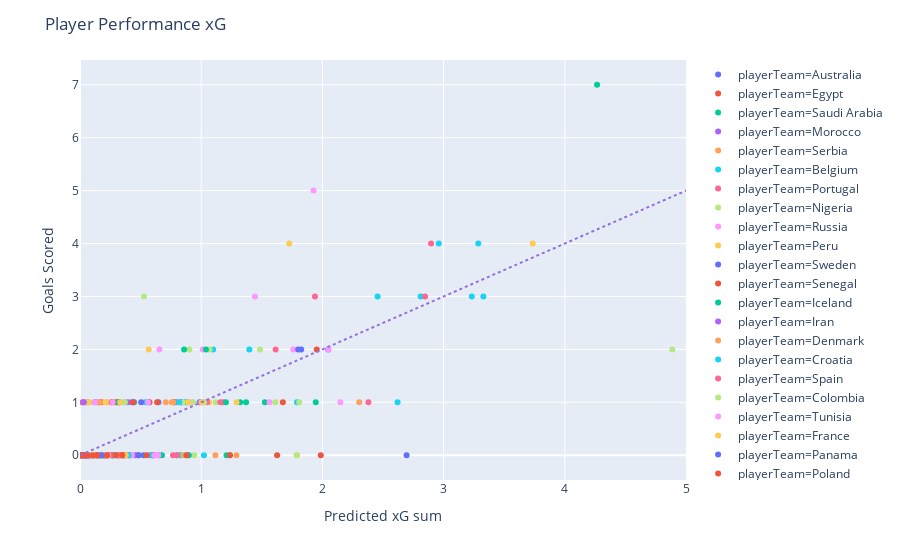

Here is the notebook cell this chart was saved with:
### Markdown cell above
# Player Performance

we can observe those players with a higher performance than our model predicts indicating that the goals that these players got were with a very low % of success.

### Code cell
player_performance = df_predictions.copy()
player_performance['target'] = player_performance['target'].apply(
        lambda x: 1 if x == 'isGoal' else 0)
player_performance = player_performance.\
        groupby(['player','playerTeam'])[['xG_predict','target']].sum()
player_performance = player_performance.\
    reset_index(['player','playerTeam']).reset_index(drop=True)
player_performance = player_performance.rename(
        columns={'xG_predict': 'Predicted xG sum', 
                 'target': 'Goals Scored'})
fig = px.scatter(player_performance, 
                 x = 'Predicted xG sum', y = 'Goals Scored', 
                 color = 'playerTeam', hover_data = ['player'])
fig.add_shape(type='line', 
              x0 = 0, y0 = 0, 
              x1 = round(player_performance['Goals Scored'].max()), 
              y1 = round(player_performance['Goals Scored'].max()),
              line = dict(color='MediumPurple', width=2, dash='dot'))
fig.update_layout(title_text = 'Player Performance xG', 
                  xaxis_title = 'Predicted xG sum', 
                  yaxis_title = 'Goals Scored', 
                  xaxis=dict(range = [0, round(player_performance['Predicted xG sum'].max())]))
fig.show()

### Figure 1 — Plotly figure (JSON) as saved in the notebook; plotly's stock layout.template omitted (floating-point values rounded to 4 significant figures)
{"data": [{"customdata": [["Aaron Mooy"], ["Aziz Eraltay Behich"], ["Daniel Arzani"], ["Josh Risdon"], ["Mathew Leckie"], ["Mile Jedinak"], ["Robbie Kruse"], ["Tim Cahill"], ["Tom Rogić"], ["Trent Sainsbury"]], "hoverlabel": {"namelength": 0}, "hovertemplate": "playerTeam=Australia<br>Predicted xG sum=%{x}<br>Goals Scored=%{y}<br>player=%{customdata[0]}", "legendgroup": "playerTeam=Australia", "marker": {"color": "#636efa", "symbol": "circle"}, "mode": "markers", "name": "playerTeam=Australia", "showlegend": true, "type": "scatter", "x": [0.08045, 0.06186, 0.08308, 0.04186, 0.6504, 2.048, 0.2108, 0.1135, 0.3957, 0.3163], "xaxis": "x", "y": [0, 0, 0, 0, 0, 2, 0, 0, 0, 0], "yaxis": "y"}, {"customdata": [["Abdalla Mahmoud El Said Bekhit"], ["Ahmed Fathy Abdel Meneim Ibrahim"], ["Ali Gabr"], ["Amr Medhat Warda"], ["Mahmoud Ibrahim Hassan"], ["Marwan Mohsen"], ["Mohamed Naser Elsayed Elneny"], ["Mohamed Salah"], ["Tarek Hamed"]], "hoverlabel": {"namelength": 0}, "hovertemplate": "playerTeam=Egypt<br>Predicted xG sum=%{x}<br>Goals Scored=%{y}<br>player=%{customdata[0]}", "legendgroup": "playerTeam=Egypt", "marker": {"color": "#EF553B", "symbol": "circle"}, "mode": "markers", "name": "playerTeam=Egypt", "showlegend": true, "type": "scatter", "x": [0.0577, 0.01713, 0.03222, 0.05925, 0.3322, 0.2203, 0.1162, 1.954, 0.02586], "xaxis": "x", "y": [0, 0, 0, 0, 0, 0, 0, 2, 0], "yaxis": "y"}, {"customdata": [["Abdullah Ibrahim Otayf"], ["Fahad Mosaed Al Muwallad Al Harbi"], ["Hattan Babhir"], ["Hussain Al Mogahwi"], ["Mohammad Ibrahim Al Sahlawi"], ["Mohammed Al Burayk"], ["Mohammed Kanoo"], ["Mohanad Aseri Abu Radiah"], ["Salem Mohammed Al Dawsari"], ["Salman Mohammed Al Faraj"], ["Yasir Gharsan Al Shahrani"]], "hoverlabel": {"namelength": 0}, "hovertemplate": "playerTeam=Saudi Arabia<br>Predicted xG sum=%{x}<br>Goals Scored=%{y}<br>player=%{customdata[0]}", "legendgroup": "playerTeam=Saudi Arabia", "marker": {"color": "#00cc96", "symbol": "circle"}, "mode": "markers", "name": "playerTeam=Saudi Arabia", "showlegend": true, "type": "scatter", "x": [0.07184, 0.8, 0.3139, 0.1156, 0.03151, 0.07673, 0.05695, 0.04867, 0.2836, 0.8891, 0.2066], "xaxis": "x", "y": [0, 0, 0, 0, 0, 0, 0, 0, 1, 1, 0], "yaxis": "y"}, {"customdata": [["Achraf Hakimi Mouh"], ["Amine Harit"], ["Ayoub El Kaabi"], ["Hakim Ziyech"], ["Karim El Ahmadi Al Aroos"], ["Khalid Boutaïb"], ["Manuel Marouan da Costa Trinidade"], ["Mbark Boussoufa"], ["Medhi Amine El Mouttaqi Benatia"], ["Nabil Dirar"], ["Nordin Amrabat"], ["Romain Saïss"], ["Younès Belhanda"], ["Youssef En-Nesyri"]], "hoverlabel": {"namelength": 0}, "hovertemplate": "playerTeam=Morocco<br>Predicted xG sum=%{x}<br>Goals Scored=%{y}<br>player=%{customdata[0]}", "legendgroup": "playerTeam=Morocco", "marker": {"color": "#ab63fa", "symbol": "circle"}, "mode": "markers", "name": "playerTeam=Morocco", "showlegend": true, "type": "scatter", "x": [0.03784, 0.2002, 0.08109, 0.4563, 0.006876, 0.7945, 0.0413, 0.1029, 0.5917, 0.1107, 0.008854, 0.1427, 0.4769, 0.05134], "xaxis": "x", "y": [0, 0, 0, 0, 0, 1, 0, 0, 0, 0, 0, 0, 0, 1], "yaxis": "y"}, {"customdata": [["Adem Ljajić"], ["Aleksandar Kolarov"], ["Aleksandar Mitrović"], ["Andrija Živković"], ["Dušan Tadić"], ["Filip Kostić"], ["Nemanja Matić"], ["Sergej Milinković-Savić"]], "hoverlabel": {"namelength": 0}, "hovertemplate": "playerTeam=Serbia<br>Predicted xG sum=%{x}<br>Goals Scored=%{y}<br>player=%{customdata[0]}", "legendgroup": "playerTeam=Serbia", "marker": {"color": "#FFA15A", "symbol": "circle"}, "mode": "markers", "name": "playerTeam=Serbia", "showlegend": true, "type": "scatter", "x": [0.05932, 0.06781, 2.304, 0.01709, 0.09044, 1.117, 0.2265, 0.1683], "xaxis": "x", "y": [0, 1, 1, 0, 0, 0, 0, 0], "yaxis": "y"}, {"customdata": [["Adnan Januzaj"], ["Anga Dedryck Boyata"], ["Axel Witsel"], ["Dries Mertens"], ["Eden Hazard"], ["Jan Vertonghen"], ["Kevin De Bruyne"], ["Marouane Fellaini-Bakkioui"], ["Michy Batshuayi Tunga"], ["Nacer Chadli"], ["Romelu Lukaku Menama"], ["Thomas Meunier"], ["Thorgan Hazard"], ["Toby Alderweireld"], ["Vincent Kompany"], ["Yannick Ferreira Carrasco"], ["Youri Tielemans"]], "hoverlabel": {"namelength": 0}, "hovertemplate": "playerTeam=Belgium<br>Predicted xG sum=%{x}<br>Goals Scored=%{y}<br>player=%{customdata[0]}", "legendgroup": "playerTeam=Belgium", "marker": {"color": "#19d3f3", "symbol": "circle"}, "mode": "markers", "name": "playerTeam=Belgium", "showlegend": true, "type": "scatter", "x": [0.1466, 0.1279, 0.1909, 0.2637, 3.328, 0.03172, 0.7834, 0.4221, 2.62, 0.3649, 2.96, 0.5616, 0.1146, 0.3492, 0.6011, 0.2626, 0.07128], "xaxis": "x", "y": [1, 0, 0, 1, 3, 1, 1, 1, 1, 1, 4, 1, 0, 0, 0, 0, 0], "yaxis": "y"}, {"customdata": [["Adrien Sebastian Perruchet Silva"], ["André Miguel Valente Silva"], ["Bernardo Mota Veiga de Carvalho e Silva"], ["Bruno Miguel Borges Fernandes"], ["Cristiano Ronaldo dos Santos Aveiro"], ["Gonçalo Manuel Ganchinho Guedes"], ["José Miguel da Rocha Fonte"], ["João Mário Naval da Costa Eduardo"], ["Kléper Laveran Lima Ferreira"], ["Manuel Henrique Tavares Fernandes"], ["Raphaël Adelino José Guerreiro"], ["Ricardo Andrade Quaresma Bernardo"], ["Rui Pedro dos Santos Patrício"], ["William Silva de Carvalho"]], "hoverlabel": {"namelength": 0}, "hovertemplate": "playerTeam=Portugal<br>Predicted xG sum=%{x}<br>Goals Scored=%{y}<br>player=%{customdata[0]}", "legendgroup": "playerTeam=Portugal", "marker": {"color": "#FF6692", "symbol": "circle"}, "mode": "markers", "name": "playerTeam=Portugal", "showlegend": true, "type": "scatter", "x": [0.07252, 0.0492, 0.4207, 0.03871, 2.896, 0.3767, 0.1783, 0.116, 0.2628, 0.03287, 0.05592, 0.1806, 0.03859, 0.01238], "xaxis": "x", "y": [0, 0, 0, 0, 4, 0, 0, 0, 1, 0, 0, 1, 0, 0], "yaxis": "y"}, {"customdata": [["Ahmed Musa"], ["Alex Iwobi"], ["Kelechi Promise Iheanacho"], ["Kenneth Josiah Omeruo"], ["Leon-Aderemi Balogun"], ["Odion Jude Ighalo"], ["Oghenekaro Etebo"], ["Onyinye Wilfred Ndidi"], ["Victor Moses"], ["William Troost-Ekong"]], "hoverlabel": {"namelength": 0}, "hovertemplate": "playerTeam=Nigeria<br>Predicted xG sum=%{x}<br>Goals Scored=%{y}<br>player=%{customdata[0]}", "legendgroup": "playerTeam=Nigeria", "marker": {"color": "#B6E880", "symbol": "circle"}, "mode": "markers", "name": "playerTeam=Nigeria", "showlegend": true, "type": "scatter", "x": [0.9026, 0.1819, 0.1298, 0.02657, 0.1507, 0.5085, 0.2636, 0.04995, 1.119, 0.07794], "xaxis": "x", "y": [2, 0, 0, 0, 0, 0, 0, 0, 1, 0], "yaxis": "y"}, {"customdata": [["Alan Dzagoev"], ["Aleksandr Erokhin"], ["Aleksandr Golovin"], ["Aleksandr Samedov"], ["Artem Dzyuba"], ["Daler Kuzyaev"], ["Denis Cheryshev"], ["Fyodor Smolov"], ["Ilya Kutepov"], ["Mário Figueira Fernandes"], ["Roman Zobnin"], ["Sergei Ignashevich"], ["Yuri Zhirkov"], ["Yury Gazinskiy"]], "hoverlabel": {"namelength": 0}, "hovertemplate": "playerTeam=Russia<br>Predicted xG sum=%{x}<br>Goals Scored=%{y}<br>player=%{customdata[0]}", "legendgroup": "playerTeam=Russia", "marker": {"color": "#FF97FF", "symbol": "circle"}, "mode": "markers", "name": "playerTeam=Russia", "showlegend": true, "type": "scatter", "x": [0.8947, 0.308, 1.013, 0.1078, 1.443, 0.837, 1.927, 0.8754, 0.1843, 1.018, 0.2243, 2.05, 0.04736, 0.05815], "xaxis": "x", "y": [1, 0, 2, 0, 3, 1, 5, 1, 0, 1, 0, 2, 0, 1], "yaxis": "y"}, {"customdata": [["Alberto Junior Rodríguez Valdelomar"], ["André Martín Carrillo Díaz"], ["Christian Alberto Cueva Bravo"], ["Jefferson Agustín Farfán Guadalupe"], ["José Paolo Guerrero González"], ["Luis Jan Piers Advíncula Castrillón"], ["Pedro Jesús Aquino Sánchez"], ["Renato Fabrizio Tapia Cortijo"], ["Víctor Yoshimar Yotún Flores"], ["Édison Michael Flores Peralta"]], "hoverlabel": {"namelength": 0}, "hovertemplate": "playerTeam=Peru<br>Predicted xG sum=%{x}<br>Goals Scored=%{y}<br>player=%{customdata[0]}", "legendgroup": "playerTeam=Peru", "marker": {"color": "#FECB52", "symbol": "circle"}, "mode": "markers", "name": "playerTeam=Peru", "showlegend": true, "type": "scatter", "x": [0.0508, 0.07709, 0.8256, 0.3843, 1.066, 0.05712, 0.02728, 0.0117, 0.01034, 0.3227], "xaxis": "x", "y": [0, 1, 0, 0, 1, 0, 0, 0, 0, 0], "yaxis": "y"}, {"customdata": [["Albin Ekdal"], ["Andreas Granqvist"], ["Emil Forsberg"], ["John Guidetti"], ["Ludwig Augustinsson"], ["Marcus Berg"], ["Mikael Lustig"], ["Ola Toivonen"], ["Pontus Jansson"], ["Sebastian Larsson"], ["Viktor Claesson"]], "hoverlabel": {"namelength": 0}, "hovertemplate": "playerTeam=Sweden<br>Predicted xG sum=%{x}<br>Goals Scored=%{y}<br>player=%{customdata[0]}", "legendgroup": "playerTeam=Sweden", "marker": {"color": "#636efa", "symbol": "circle"}, "mode": "markers", "name": "playerTeam=Sweden", "showlegend": true, "type": "scatter", "x": [0.2187, 1.825, 0.8348, 0.03075, 0.3229, 2.695, 0.01357, 0.6469, 0.04709, 0.005231, 0.8893], "xaxis": "x", "y": [0, 2, 1, 0, 1, 0, 0, 1, 0, 0, 0], "yaxis": "y"}, {"customdata": [["Alfred John Momar N\"Diaye"], ["Cheikh N\"Doye"], ["Idrissa Gana Gueye"], ["Ismaïla Sarr"], ["Keita Baldé Diao"], ["M\"Baye Babacar Niang"], ["Mame Biram Diouf"], ["Moussa Wagué"], ["Papa Alioune N\"Diaye"], ["Sadio Mané"], ["Salif Sané"], ["Youssouf Sabaly"]], "hoverlabel": {"namelength": 0}, "hovertemplate": "playerTeam=Senegal<br>Predicted xG sum=%{x}<br>Goals Scored=%{y}<br>player=%{customdata[0]}", "legendgroup": "playerTeam=Senegal", "marker": {"color": "#EF553B", "symbol": "circle"}, "mode": "markers", "name": "playerTeam=Senegal", "showlegend": true, "type": "scatter", "x": [0.09224, 0.1889, 0.04908, 0.3048, 0.03468, 1.674, 0.2423, 0.1621, 0.07839, 0.774, 0.1994, 0.07201], "xaxis": "x", "y": [0, 0, 0, 0, 0, 1, 0, 1, 0, 1, 0, 0], "yaxis": "y"}, {"customdata": [["Alfreð Finnbogason"], ["Aron Einar Gunnarsson"], ["Birkir Bjarnason"], ["Emil Hallfreðsson"], ["Gylfi Þór Sigurðsson"], ["Hörður Björgvin Magnússon"], ["Johann Berg Guðmundsson"], ["Jón Daði Böðvarsson"], ["Rúrik Gíslason"], ["Sverrir Ingi Ingason"]], "hoverlabel": {"namelength": 0}, "hovertemplate": "playerTeam=Iceland<br>Predicted xG sum=%{x}<br>Goals Scored=%{y}<br>player=%{customdata[0]}", "legendgroup": "playerTeam=Iceland", "marker": {"color": "#00cc96", "symbol": "circle"}, "mode": "markers", "name": "playerTeam=Iceland", "showlegend": true, "type": "scatter", "x": [1.526, 0.1595, 0.6763, 0.006426, 1.945, 0.1012, 0.06505, 0.01964, 0.03857, 0.2695], "xaxis": "x", "y": [1, 0, 0, 0, 1, 0, 0, 0, 0, 0], "yaxis": "y"}, {"customdata": [["Alireza Jahanbakhsh"], ["Ehsan Hajsafi"], ["Karim Ansarifard"], ["Mehdi Taremi"], ["Omid Ebrahimi"], ["Ramin Rezaeian"], ["Roozbeh Cheshmi"], ["Saeid Ezatolahi Afagh"], ["Saman Ghoddos"], ["Sardar Azmoun"], ["Vahid Amiri"]], "hoverlabel": {"namelength": 0}, "hovertemplate": "playerTeam=Iran<br>Predicted xG sum=%{x}<br>Goals Scored=%{y}<br>player=%{customdata[0]}", "legendgroup": "playerTeam=Iran", "marker": {"color": "#ab63fa", "symbol": "circle"}, "mode": "markers", "name": "playerTeam=Iran", "showlegend": true, "type": "scatter", "x": [0.2058, 0.0515, 0.8376, 0.4134, 0.02436, 0.05754, 0.07711, 0.0471, 0.05179, 0.6006, 0.0488], "xaxis": "x", "y": [0, 0, 1, 0, 0, 0, 0, 0, 0, 0, 0], "yaxis": "y"}, {"customdata": [["Andreas Evald Cornelius"], ["Christian Dannemann Eriksen"], ["Henrik Dalsgaard"], ["Jens Stryger Larsen"], ["Lasse Schöne"], ["Martin Braithwaite Christensen"], ["Mathias Jattah-Njie Jørgensen"], ["Michael Krohn-Dehli"], ["Nicolai Jørgensen"], ["Pione Sisto Ifolo Emirmija"], ["Simon Thorup Kjær"], ["Thomas Delaney"], ["Viktor Fischer"], ["Yussuf Yurary Poulsen"]], "hoverlabel": {"namelength": 0}, "hovertemplate": "playerTeam=Denmark<br>Predicted xG sum=%{x}<br>Goals Scored=%{y}<br>player=%{customdata[0]}", "legendgroup": "playerTeam=Denmark", "marker": {"color": "#FFA15A", "symbol": "circle"}, "mode": "markers", "name": "playerTeam=Denmark", "showlegend": true, "type": "scatter", "x": [0.03042, 0.707, 0.01103, 0.04098, 0.8273, 0.3555, 0.2229, 0.7563, 1.291, 0.3458, 0.7704, 0.1598, 0.007383, 0.3083], "xaxis": "x", "y": [0, 1, 0, 0, 0, 0, 1, 1, 0, 0, 1, 0, 0, 1], "yaxis": "y"}, {"customdata": [["Andrej Kramarić"], ["Ante Rebić"], ["Dejan Lovren"], ["Domagoj Vida"], ["Ivan Perišić"], ["Ivan Rakitić"], ["Josip Pivarić"], ["Luka Modrić"], ["Marcelo Brozović"], ["Mario Mandžukić"], ["Marko Pjaca"], ["Mateo Kovačić"], ["Milan Badelj"], ["Šime Vrsaljko"]], "hoverlabel": {"namelength": 0}, "hovertemplate": "playerTeam=Croatia<br>Predicted xG sum=%{x}<br>Goals Scored=%{y}<br>player=%{customdata[0]}", "legendgroup": "playerTeam=Croatia", "marker": {"color": "#19d3f3", "symbol": "circle"}, "mode": "markers", "name": "playerTeam=Croatia", "showlegend": true, "type": "scatter", "x": [1.397, 0.9857, 0.4043, 1.099, 2.455, 2.81, 0.8313, 3.286, 0.8556, 3.233, 0.01781, 1.023, 0.8712, 0.09278], "xaxis": "x", "y": [2, 1, 0, 2, 3, 3, 0, 4, 1, 3, 0, 0, 1, 0], "yaxis": "y"}, {"customdata": [["Andrés Iniesta Luján"], ["Daniel Carvajal Ramos"], ["David Josué Jiménez Silva"], ["Diego da Silva Costa"], ["Francisco Román Alarcón Suárez"], ["Gerard Piqué Bernabéu"], ["Iago Aspas Juncal"], ["Jordi Alba Ramos"], ["Jorge Resurrección Merodio"], ["José Ignacio Fernández Iglesias"], ["Marco Asensio Willemsen"], ["Rodrigo Moreno Machado"], ["Sergio Busquets i Burgos"], ["Sergio Ramos García"], ["Thiago Alcântara do Nascimento"]], "hoverlabel": {"namelength": 0}, "hovertemplate": "playerTeam=Spain<br>Predicted xG sum=%{x}<br>Goals Scored=%{y}<br>player=%{customdata[0]}", "legendgroup": "playerTeam=Spain", "marker": {"color": "#FF6692", "symbol": "circle"}, "mode": "markers", "name": "playerTeam=Spain", "showlegend": true, "type": "scatter", "x": [0.2733, 0.1365, 1.235, 2.847, 1.158, 2.38, 1.181, 0.1036, 0.7992, 0.01946, 0.3496, 0.3503, 0.3193, 1.048, 0.1549], "xaxis": "x", "y": [0, 0, 0, 3, 1, 1, 1, 0, 0, 1, 0, 0, 0, 1, 0], "yaxis": "y"}, {"customdata": [["Andrés Mateus Uribe Villa"], ["Carlos Arturo Bacca Ahumada"], ["Davinson Sánchez Mina"], ["James David Rodríguez Rubio"], ["Jefferson Andrés Lerma Solís"], ["Johan Andrés Mojica Palacio"], ["Juan Fernando Quintero Paniagua"], ["Juan Guillermo Cuadrado Bello"], ["Luis Fernando Muriel Fruto"], ["Oscar Fabián Murillo Murillo"], ["Radamel Falcao García Zárate"], ["Santiago Arias Naranjo"], ["Yerry Fernando Mina González"]], "hoverlabel": {"namelength": 0}, "hovertemplate": "playerTeam=Colombia<br>Predicted xG sum=%{x}<br>Goals Scored=%{y}<br>player=%{customdata[0]}", "legendgroup": "playerTeam=Colombia", "marker": {"color": "#B6E880", "symbol": "circle"}, "mode": "markers", "name": "playerTeam=Colombia", "showlegend": true, "type": "scatter", "x": [0.8564, 0.9437, 0.09474, 0.1365, 0.06448, 0.005152, 0.2851, 1.07, 0.8484, 0.1162, 1.024, 0.01572, 0.5278], "xaxis": "x", "y": [0, 0, 0, 0, 0, 0, 1, 2, 1, 0, 1, 0, 3], "yaxis": "y"}, {"customdata": [["Anice Badri"], ["Dylan Bronn"], ["Fakhreddine Ben Youssef"], ["Ferjani Sassi"], ["Ghilane Chalali"], ["Hamdi Nagguez"], ["Naïm Sliti"], ["Saîf-Eddine Khaoui"], ["Wahbi Khazri"]], "hoverlabel": {"namelength": 0}, "hovertemplate": "playerTeam=Tunisia<br>Predicted xG sum=%{x}<br>Goals Scored=%{y}<br>player=%{customdata[0]}", "legendgroup": "playerTeam=Tunisia", "marker": {"color": "#FF97FF", "symbol": "circle"}, "mode": "markers", "name": "playerTeam=Tunisia", "showlegend": true, "type": "scatter", "x": [0.4289, 0.1536, 1.564, 0.9303, 0.05054, 0.04204, 0.2357, 0.06279, 1.76], "xaxis": "x", "y": [0, 1, 1, 1, 0, 0, 0, 0, 2], "yaxis": "y"}, {"customdata": [["Antoine Griezmann"], ["Benjamin Pavard"], ["Blaise Matuidi"], ["Corentin Tolisso"], ["Kylian Mbappé Lottin"], ["Lucas Hernández Pi"], ["N\"Golo Kanté"], ["Nabil Fekir"], ["Olivier Giroud"], ["Ousmane Dembélé"], ["Paul Pogba"], ["Raphaël Varane"], ["Samuel Yves Umtiti"], ["Thomas Lemar"]], "hoverlabel": {"namelength": 0}, "hovertemplate": "playerTeam=France<br>Predicted xG sum=%{x}<br>Goals Scored=%{y}<br>player=%{customdata[0]}", "legendgroup": "playerTeam=France", "marker": {"color": "#FECB52", "symbol": "circle"}, "mode": "markers", "name": "playerTeam=France", "showlegend": true, "type": "scatter", "x": [3.735, 0.2077, 0.1999, 0.1753, 1.727, 0.3775, 0.02438, 0.1169, 1.79, 0.109, 0.3638, 0.2245, 0.05199, 0.01453], "xaxis": "x", "y": [4, 1, 0, 0, 4, 0, 0, 0, 0, 0, 1, 1, 1, 0], "yaxis": "y"}, {"customdata": [["Aníbal Cesis Godoy"], ["Armando Enrique Cooper Whitaker"], ["Blas Antonio Miguel Pérez Ortega"], ["Edgar Yoel Bárcenas Herrera"], ["Felipe Abdiel Baloy Ramírez"], ["Fidel Escobar Mendieta"], ["Gabriel Arturo Torres Tejada"], ["José Luis Rodríguez Francis"], ["Luis Carlos Ovalle Victoria"], ["Michael Amir Murillo Bermudez"], ["Ricardo Guardia Avila"], ["Román Aureliano Torres Morcillo"]], "hoverlabel": {"namelength": 0}, "hovertemplate": "playerTeam=Panama<br>Predicted xG sum=%{x}<br>Goals Scored=%{y}<br>player=%{customdata[0]}", "legendgroup": "playerTeam=Panama", "marker": {"color": "#636efa", "symbol": "circle"}, "mode": "markers", "name": "playerTeam=Panama", "showlegend": true, "type": "scatter", "x": [0.1472, 0.02061, 0.08153, 0.6144, 0.1217, 0.07774, 0.09193, 0.1135, 0.007256, 0.4831, 0.002576, 0.5249], "xaxis": "x", "y": [0, 0, 0, 0, 1, 0, 0, 0, 0, 0, 0, 0], "yaxis": "y"}, {"customdata": [["Arkadiusz Milik"], ["Artur Jędrzejczyk"], ["Bartosz Bereszyński"], ["Dawid Kownacki"], ["Grzegorz Krychowiak"], ["Jacek Góralski"], ["Jan Bednarek"], ["Kamil Glik"], ["Kamil Grosicki"], ["Piotr Zieliński"], ["Rafał Kurzawa"], ["Robert Lewandowski"], ["Łukasz Piszczek"], ["Łukasz Teodorczyk"]], "hoverlabel": {"namelength": 0}, "hovertemplate": "playerTeam=Poland<br>Predicted xG sum=%{x}<br>Goals Scored=%{y}<br>player=%{customdata[0]}", "legendgroup": "playerTeam=Poland", "marker": {"color": "#EF553B", "symbol": "circle"}, "mode": "markers", "name": "playerTeam=Poland", "showlegend": true, "type": "scatter", "x": [0.3288, 0.04783, 0.01228, 0.07719, 0.5737, 0.003619, 0.3004, 0.04542, 0.3538, 0.09715, 0.06436, 1.626, 0.06493, 0.02709], "xaxis": "x", "y": [0, 0, 0, 0, 1, 0, 1, 0, 0, 0, 0, 0, 0, 0], "yaxis": "y"}, {"customdata": [["Ashley Young"], ["Bamidele Alli"], ["Daniel Nii Tackie Mensah Welbeck"], ["Danny Rose"], ["Eric Dier"], ["Fabian Delph"], ["Harry Kane"], ["Harry Maguire"], ["Jamie Vardy"], ["Jesse Lingard"], ["John Stones"], ["Jordan Brian Henderson"], ["Kieran Trippier"], ["Marcus Rashford"], ["Raheem Shaquille Sterling"], ["Ruben Loftus-Cheek"], ["Trent Alexander-Arnold"]], "hoverlabel": {"namelength": 0}, "hovertemplate": "playerTeam=England<br>Predicted xG sum=%{x}<br>Goals Scored=%{y}<br>player=%{customdata[0]}", "legendgroup": "playerTeam=England", "marker": {"color": "#00cc96", "symbol": "circle"}, "mode": "markers", "name": "playerTeam=England", "showlegend": true, "type": "scatter", "x": [0.1775, 0.3186, 0.2682, 0.06001, 1.37, 0.0464, 4.266, 0.4464, 0.2778, 1.204, 0.859, 0.8981, 1.039, 1.322, 1.209, 0.2025, 0.08097], "xaxis": "x", "y": [0, 1, 0, 0, 1, 0, 7, 1, 0, 1, 2, 0, 2, 1, 0, 0, 0], "yaxis": "y"}, {"customdata": [["Blerim Džemaili"], ["Breel-Donald Embolo"], ["Fabian Lukas Schär"], ["Granit Xhaka"], ["Haris Seferović"], ["Josip Drmic"], ["Manuel Obafemi Akanji"], ["Mario Gavranović"], ["Michael Lang"], ["Ricardo Iván Rodríguez Araya"], ["Stephan Lichtsteiner"], ["Steven Zuber"], ["Valon Behrami"], ["Xherdan Shaqiri"]], "hoverlabel": {"namelength": 0}, "hovertemplate": "playerTeam=Switzerland<br>Predicted xG sum=%{x}<br>Goals Scored=%{y}<br>player=%{customdata[0]}", "legendgroup": "playerTeam=Switzerland", "marker": {"color": "#ab63fa", "symbol": "circle"}, "mode": "markers", "name": "playerTeam=Switzerland", "showlegend": true, "type": "scatter", "x": [0.9897, 0.203, 0.05326, 0.03123, 0.04994, 0.3946, 0.1528, 0.3649, 0.03848, 0.1928, 0.03775, 0.4412, 0.003208, 0.5623], "xaxis": "x", "y": [1, 0, 0, 1, 0, 1, 0, 0, 0, 0, 0, 1, 0, 1], "yaxis": "y"}, {"customdata": [["Bryan Oviedo"], ["Bryan Ruiz González"], ["Celso Borges Mora"], ["Cristian Gamboa Luna"], ["Daniel Colindres Solera"], ["David Alberto Guzmán Pérez"], ["Francisco Javier Calvo Quesada"], ["Giancarlo González Castro"], ["Joel Nathaniel Campbell Samuels"], ["Kendall Jamaal Waston Manley"], ["Marcos Danilo Ureña Porras"], ["Óscar Esau Duarte Gaitán"]], "hoverlabel": {"namelength": 0}, "hovertemplate": "playerTeam=Costa Rica<br>Predicted xG sum=%{x}<br>Goals Scored=%{y}<br>player=%{customdata[0]}", "legendgroup": "playerTeam=Costa Rica", "marker": {"color": "#FFA15A", "symbol": "circle"}, "mode": "markers", "name": "playerTeam=Costa Rica", "showlegend": true, "type": "scatter", "x": [0.0538, 0.8597, 0.3259, 0.03396, 0.1591, 0.01607, 0.03686, 0.1182, 0.1849, 0.1573, 0.1472, 0.06389], "xaxis": "x", "y": [0, 0, 0, 0, 0, 0, 0, 0, 0, 1, 0, 0], "yaxis": "y"}, {"customdata": [["Carlos Alberto Vela Garrido"], ["Carlos Joel Salcedo Hernández"], ["Edson Omar Álvarez Velázquez"], ["Hirving Rodrigo Lozano Bahena"], ["Hugo Ayala Castro"], ["Héctor Alfredo Moreno Herrera"], ["Héctor Miguel Herrera López"], ["Javier Hernández Balcázar"], ["Jesús Daniel Gallardo Vasconcelos"], ["José Andrés Guardado Hernández"], ["Marco Jhonfai Fabián De La Mora"], ["Miguel Arturo Layún Prado"], ["Raúl Alonso Jiménez Rodríguez"]], "hoverlabel": {"namelength": 0}, "hovertemplate": "playerTeam=Mexico<br>Predicted xG sum=%{x}<br>Goals Scored=%{y}<br>player=%{customdata[0]}", "legendgroup": "playerTeam=Mexico", "marker": {"color": "#19d3f3", "symbol": "circle"}, "mode": "markers", "name": "playerTeam=Mexico", "showlegend": true, "type": "scatter", "x": [1.79, 0.08229, 0.07339, 0.8185, 0.03602, 0.162, 0.1715, 0.5376, 0.02643, 0.5738, 0.01475, 0.4022, 0.08907], "xaxis": "x", "y": [1, 0, 0, 1, 0, 0, 0, 1, 0, 0, 0, 0, 0], "yaxis": "y"}, {"customdata": [["Carlos Andrés Sánchez Arcosa"], ["Cristhian Ricardo Stuani Curbelo"], ["Cristian Gabriel Rodríguez Barrotti"], ["Diego Roberto Godín Leal"], ["Diego Sebastián Laxalt Suárez"], ["Edinson Roberto Cavani Gómez"], ["Giorgian Daniel De Arrascaeta Benedetti"], ["José Martín Cáceres Silva"], ["José María Giménez de Vargas"], ["Lucas Torreira Di Pascua"], ["Luis Alberto Suárez Díaz"], ["Matías Vecino Falero"], ["Nahitan Michel Nández Acosta"], ["Rodrigo Bentancur Colmán"]], "hoverlabel": {"namelength": 0}, "hovertemplate": "playerTeam=Uruguay<br>Predicted xG sum=%{x}<br>Goals Scored=%{y}<br>player=%{customdata[0]}", "legendgroup": "playerTeam=Uruguay", "marker": {"color": "#FF6692", "symbol": "circle"}, "mode": "markers", "name": "playerTeam=Uruguay", "showlegend": true, "type": "scatter", "x": [0.2562, 0.06412, 0.05134, 0.3084, 0.006375, 1.938, 0.2253, 0.7675, 0.2606, 0.01847, 1.614, 0.1456, 0.003113, 0.3712], "xaxis": "x", "y": [0, 0, 0, 0, 0, 3, 0, 0, 1, 0, 2, 0, 0, 0], "yaxis": "y"}, {"customdata": [["Carlos Henrique Casimiro"], ["Douglas Costa de Souza"], ["Fernando Luiz Rosa"], ["Filipe Luis Kasmirski"], ["Gabriel Fernando de Jesus"], ["José Paulo Bezzera Maciel Júnior"], ["João Miranda de Souza Filho"], ["Marcelo Vieira da Silva Júnior"], ["Neymar da Silva Santos Junior"], ["Philippe Coutinho Correia"], ["Renato Soares de Oliveira Augusto"], ["Roberto Firmino Barbosa de Oliveira"], ["Thiago Emiliano da Silva"], ["Willian Borges da Silva"]], "hoverlabel": {"namelength": 0}, "hovertemplate": "playerTeam=Brazil<br>Predicted xG sum=%{x}<br>Goals Scored=%{y}<br>player=%{customdata[0]}", "legendgroup": "playerTeam=Brazil", "marker": {"color": "#B6E880", "symbol": "circle"}, "mode": "markers", "name": "playerTeam=Brazil", "showlegend": true, "type": "scatter", "x": [0.1061, 0.1782, 0.09184, 0.007136, 1.786, 1.809, 0.03179, 0.07435, 4.886, 1.485, 0.3708, 1.611, 0.9285, 0.1614], "xaxis": "x", "y": [0, 0, 0, 0, 0, 1, 0, 0, 2, 2, 1, 1, 1, 0], "yaxis": "y"}, {"customdata": [["Cristian David Pavón"], ["Eduardo Antonio Salvio"], ["Enzo Nicolás Pérez"], ["Faustino Marcos Alberto Rojo"], ["Gabriel Iván Mercado"], ["Gonzalo Gerardo Higuaín"], ["Javier Alejandro Mascherano"], ["Lionel Andrés Messi Cuccittini"], ["Lucas Rodrigo Biglia"], ["Marcos Javier Acuña"], ["Maximiliano Eduardo Meza"], ["Nicolás Alejandro Tagliafico"], ["Nicolás Hernán Otamendi"], ["Paulo Bruno Exequiel Dybala"], ["Sergio Leonel Agüero del Castillo"], ["Ángel Fabián Di María Hernández"], ["Éver Maximiliano David Banega"]], "hoverlabel": {"namelength": 0}, "hovertemplate": "playerTeam=Argentina<br>Predicted xG sum=%{x}<br>Goals Scored=%{y}<br>player=%{customdata[0]}", "legendgroup": "playerTeam=Argentina", "marker": {"color": "#FF97FF", "symbol": "circle"}, "mode": "markers", "name": "playerTeam=Argentina", "showlegend": true, "type": "scatter", "x": [0.02455, 0.02363, 0.2102, 0.1218, 0.2695, 0.6455, 0.01882, 2.148, 0.0789, 0.02771, 0.6314, 0.2303, 0.6146, 0.02909, 0.6552, 0.5614, 0.07742], "xaxis": "x", "y": [0, 0, 0, 1, 1, 0, 0, 1, 0, 0, 0, 0, 0, 0, 2, 1, 0], "yaxis": "y"}, {"customdata": [["Gaku Shibasaki"], ["Gen Shōji"], ["Genki Haraguchi"], ["Gotoku Sakai"], ["Hiroki Sakai"], ["Keisuke Honda"], ["Makoto Hasebe"], ["Maya Yoshida"], ["Shinji Kagawa"], ["Shinji Okazaki"], ["Takashi Inui"], ["Takashi Usami"], ["Tomoaki Makino"], ["Yoshinori Muto"], ["Yuto Nagatomo"], ["Yūya Ōsako"]], "hoverlabel": {"namelength": 0}, "hovertemplate": "playerTeam=Japan<br>Predicted xG sum=%{x}<br>Goals Scored=%{y}<br>player=%{customdata[0]}", "legendgroup": "playerTeam=Japan", "marker": {"color": "#FECB52", "symbol": "circle"}, "mode": "markers", "name": "playerTeam=Japan", "showlegend": true, "type": "scatter", "x": [0.02029, 0.002797, 0.332, 0.04413, 0.1936, 0.891, 0.01798, 0.2282, 1.003, 0.3773, 0.5671, 0.135, 0.1645, 0.1084, 0.08558, 1.292], "xaxis": "x", "y": [0, 0, 1, 0, 0, 1, 0, 0, 1, 0, 2, 0, 0, 0, 0, 1], "yaxis": "y"}, {"customdata": [["Hee-Chan Hwang"], ["Heung-Min Son"], ["Ja-Cheol Koo"], ["Jae-Sung Lee"], ["Min-Woo Kim"], ["Seon-Min Moon"], ["Seung-Woo Lee"], ["Sung-Yeung Ki"], ["Woo-Young Jung"], ["Yong Lee"], ["Young-Gwon Kim"]], "hoverlabel": {"namelength": 0}, "hovertemplate": "playerTeam=South Korea<br>Predicted xG sum=%{x}<br>Goals Scored=%{y}<br>player=%{customdata[0]}", "legendgroup": "playerTeam=South Korea", "marker": {"color": "#636efa", "symbol": "circle"}, "mode": "markers", "name": "playerTeam=South Korea", "showlegend": true, "type": "scatter", "x": [0.1407, 1.8, 0.03685, 0.1813, 0.02752, 0.1671, 0.03483, 0.04762, 0.06532, 0.008821, 0.5047], "xaxis": "x", "y": [0, 2, 0, 0, 0, 0, 0, 0, 0, 0, 1], "yaxis": "y"}, {"customdata": [["Jonas Hector"], ["Joshua Kimmich"], ["Julian Brandt"], ["Julian Draxler"], ["Jérôme Boateng"], ["Leon Goretzka"], ["Marco Reus"], ["Mario Gómez García"], ["Marvin Plattenhardt"], ["Mats Hummels"], ["Mesut Özil"], ["Sami Khedira"], ["Sebastian Rudy"], ["Thomas Müller"], ["Timo Werner"], ["Toni Kroos"], ["İlkay Gündoğan"]], "hoverlabel": {"namelength": 0}, "hovertemplate": "playerTeam=Germany<br>Predicted xG sum=%{x}<br>Goals Scored=%{y}<br>player=%{customdata[0]}", "legendgroup": "playerTeam=Germany", "marker": {"color": "#EF553B", "symbol": "circle"}, "mode": "markers", "name": "playerTeam=Germany", "showlegend": true, "type": "scatter", "x": [0.2213, 0.1403, 0.2941, 0.5509, 0.05914, 0.2246, 0.436, 1.986, 0.01987, 1.237, 0.03109, 0.1052, 0.01781, 0.3491, 0.8782, 0.6362, 0.01926], "xaxis": "x", "y": [0, 0, 0, 0, 0, 0, 1, 0, 0, 0, 0, 0, 0, 0, 0, 1, 0], "yaxis": "y"}], "layout": {"legend": {"tracegroupgap": 0}, "margin": {"t": 60}, "shapes": [{"line": {"color": "MediumPurple", "dash": "dot", "width": 2}, "type": "line", "x0": 0, "x1": 7, "y0": 0, "y1": 7}], "title": {"text": "Player Performance xG"}, "xaxis": {"anchor": "y", "domain": [0, 1], "range": [0, 5], "title": {"text": "Predicted xG sum"}}, "yaxis": {"anchor": "x", "domain": [0, 1], "title": {"text": "Goals Scored"}}}}
